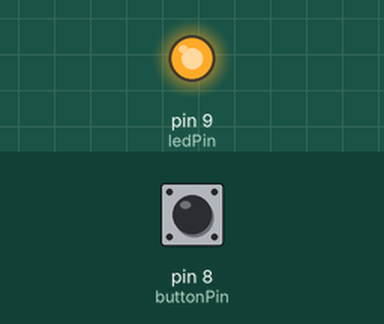
Recording of a sketch running on a simulated Arduino Uno, built with avr-gcc and run on an emulated ATmega328P. Parts: output pins drawn as LEDs (lit = HIGH). The inputs (shaded band) are chosen by the test bench; at power-on: pin 8 (buttonPin) HIGH.

Above: at 1.2 s.
1.3 s: pin 8 (buttonPin) pulled LOW for 0.15 s
At 1.37 s:
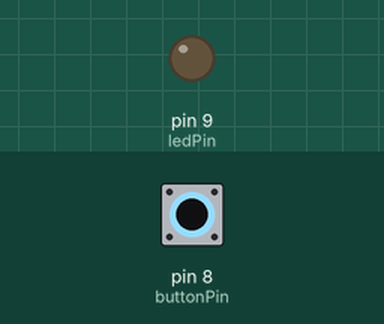
2.9 s: pin 8 (buttonPin) pulled LOW for 3.2 s
At 6.7 s:
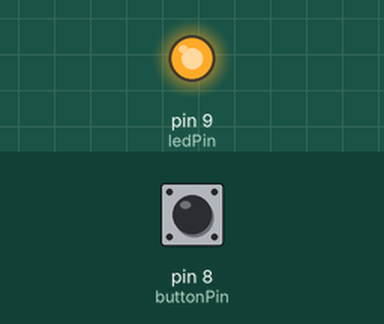
Timing chart, 0 to 8.2 s (numbered marks = the images above; inputs shaded):
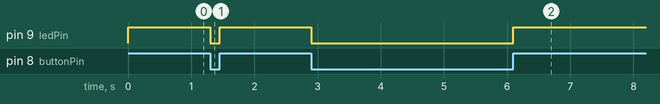

Measured:
- after the input at 1.3 s, pin 9 (ledPin): HIGH → LOW at once, → HIGH 0.15 s later
- after the input at 2.9 s, pin 9 (ledPin): HIGH → LOW at once, → HIGH 3.2 s later

The sketch:

ledWithButton.ino
```cpp
 int buttonPin = 8;
 int ledPin =  9;

int buttonState = 0;

void setup() {
  pinMode(ledPin, OUTPUT);
  pinMode(buttonPin, INPUT_PULLUP);
}

void loop(){
  buttonState = digitalRead(buttonPin);

  if (buttonState == LOW) {
      digitalWrite(ledPin, LOW);
    }else{
      digitalWrite(ledPin, HIGH);
    }

}
```
